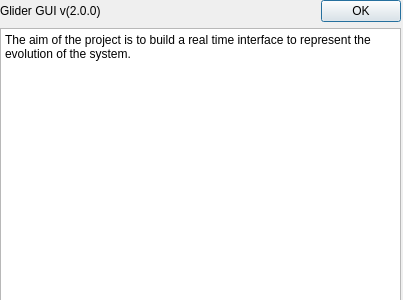
<?xml version="1.0" encoding="UTF-8"?>
<ui version="4.0">
 <class>Dialog</class>
 <widget class="QDialog" name="Dialog">
  <property name="geometry">
   <rect>
    <x>0</x>
    <y>0</y>
    <width>403</width>
    <height>300</height>
   </rect>
  </property>
  <property name="sizePolicy">
   <sizepolicy hsizetype="Fixed" vsizetype="Fixed">
    <horstretch>0</horstretch>
    <verstretch>0</verstretch>
   </sizepolicy>
  </property>
  <property name="minimumSize">
   <size>
    <width>403</width>
    <height>300</height>
   </size>
  </property>
  <property name="maximumSize">
   <size>
    <width>403</width>
    <height>300</height>
   </size>
  </property>
  <property name="windowTitle">
   <string>About Glider GUI</string>
  </property>
  <widget class="QWidget" name="verticalLayoutWidget">
   <property name="geometry">
    <rect>
     <x>0</x>
     <y>0</y>
     <width>401</width>
     <height>301</height>
    </rect>
   </property>
   <layout class="QVBoxLayout" name="verticalLayout">
    <item>
     <layout class="QHBoxLayout" name="horizontalLayout">
      <item>
       <widget class="QLabel" name="label">
        <property name="text">
         <string>Glider GUI v(2.0.0)</string>
        </property>
       </widget>
      </item>
      <item>
       <spacer name="horizontalSpacer">
        <property name="orientation">
         <enum>Qt::Horizontal</enum>
        </property>
        <property name="sizeType">
         <enum>QSizePolicy::Fixed</enum>
        </property>
        <property name="sizeHint" stdset="0">
         <size>
          <width>40</width>
          <height>20</height>
         </size>
        </property>
       </spacer>
      </item>
      <item>
       <widget class="QPushButton" name="pushButton">
        <property name="sizePolicy">
         <sizepolicy hsizetype="Fixed" vsizetype="Fixed">
          <horstretch>0</horstretch>
          <verstretch>0</verstretch>
         </sizepolicy>
        </property>
        <property name="text">
         <string>OK</string>
        </property>
       </widget>
      </item>
     </layout>
    </item>
    <item>
     <widget class="QTextBrowser" name="textBrowser">
      <property name="sizePolicy">
       <sizepolicy hsizetype="MinimumExpanding" vsizetype="MinimumExpanding">
        <horstretch>0</horstretch>
        <verstretch>0</verstretch>
       </sizepolicy>
      </property>
      <property name="autoFillBackground">
       <bool>false</bool>
      </property>
      <property name="html">
       <string>&lt;!DOCTYPE HTML PUBLIC &quot;-//W3C//DTD HTML 4.0//EN&quot; &quot;http://www.w3.org/TR/REC-html40/strict.dtd&quot;&gt;
&lt;html&gt;&lt;head&gt;&lt;meta name=&quot;qrichtext&quot; content=&quot;1&quot; /&gt;&lt;style type=&quot;text/css&quot;&gt;
p, li { white-space: pre-wrap; }
&lt;/style&gt;&lt;/head&gt;&lt;body style=&quot; font-family:'Ubuntu'; font-size:9pt; font-weight:400; font-style:normal;&quot;&gt;
&lt;p style=&quot; margin-top:0px; margin-bottom:0px; margin-left:0px; margin-right:0px; -qt-block-indent:0; text-indent:0px;&quot;&gt;The aim of the project is to build a real time interface to represent the evolution of the system.&lt;/p&gt;&lt;/body&gt;&lt;/html&gt;</string>
      </property>
     </widget>
    </item>
   </layout>
  </widget>
 </widget>
 <resources/>
 <connections/>
</ui>
